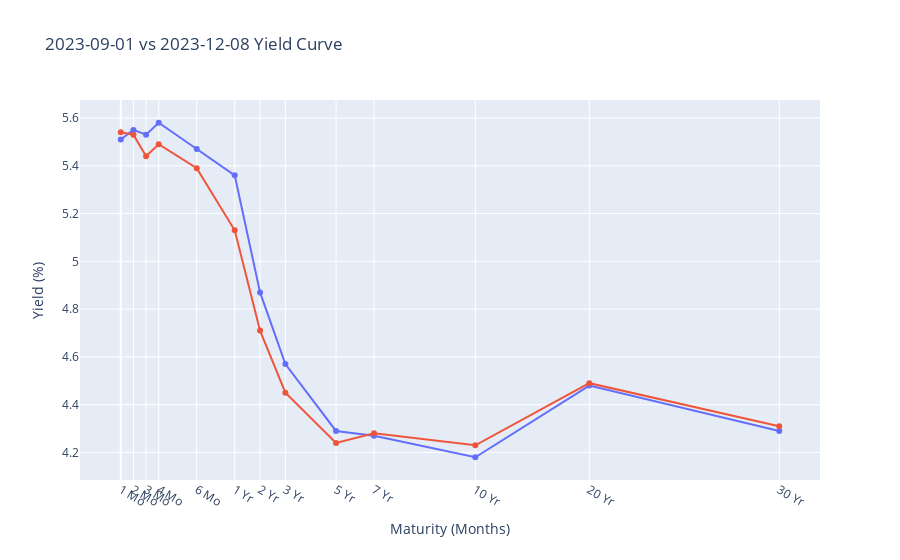
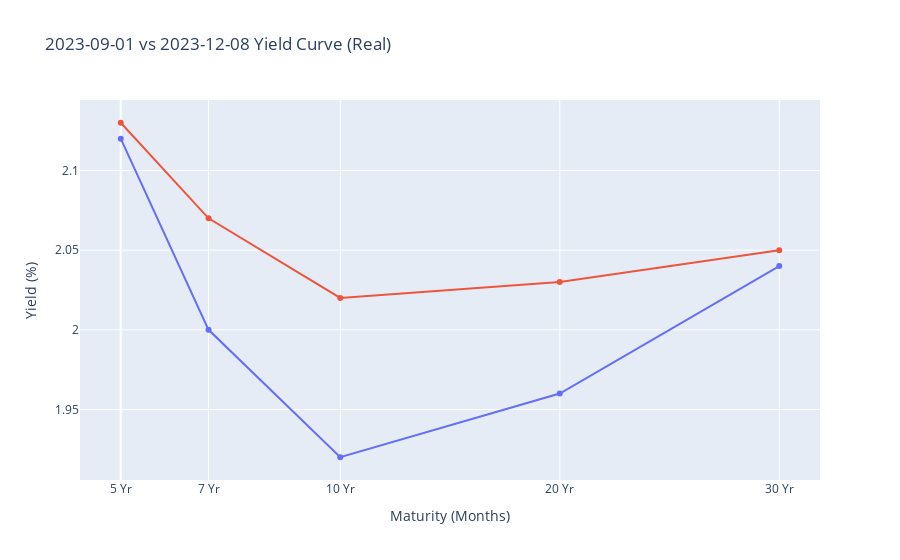
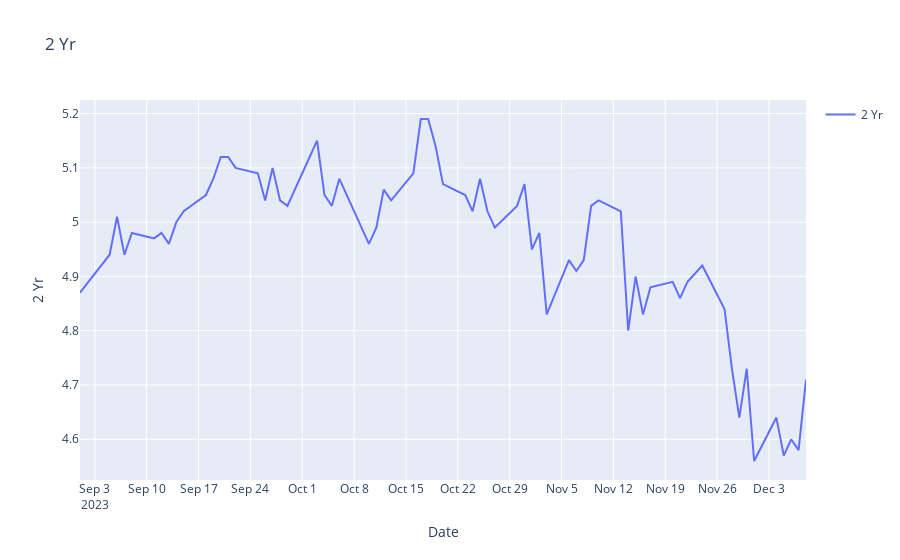
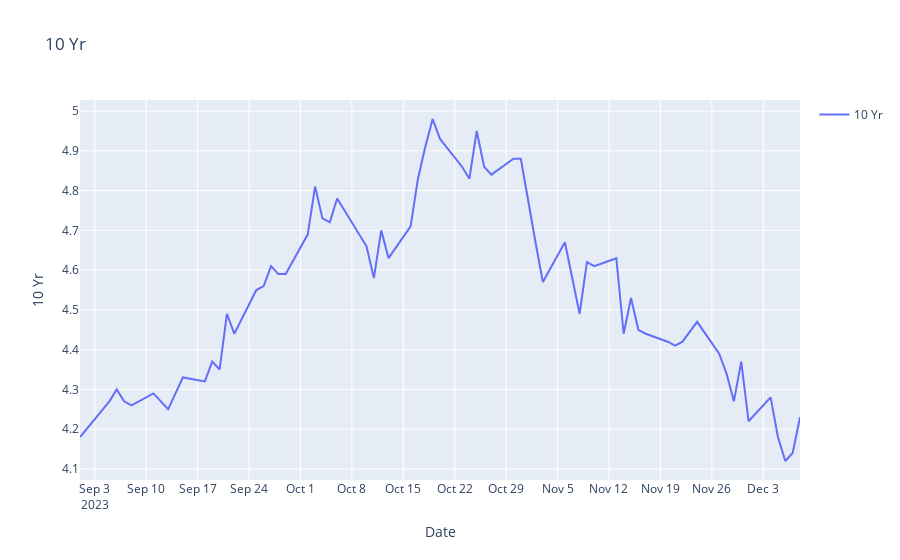

Notebook source saved alongside these figures, in order:
### Code cell
plot_yield_curve_date_range(df_yields, date_range)
plot_yield_curve_date_range(df_real_yields, date_range, real_yields=True)
plot_yields_p(df_yields, y_cols=['2 Yr'], max_ticks=24, flip=True, date_subset_range=date_range, custom_title='2 Yr')
plot_yields_p(df_yields, y_cols=['10 Yr'], max_ticks=24, flip=True, date_subset_range=date_range, custom_title='10 Yr')
plot_yields_p(df_yields, y_cols=['30 Yr'], max_ticks=24, flip=True, date_subset_range=date_range, custom_title='30 yr')
plot_yields_p(df_2s10s, y_cols=['spread'], max_ticks=20, flip=True, custom_label_x='2s10s', date_subset_range=date_range, custom_title='2s10s')
plot_yields_p(df_2s5s, y_cols=['spread'], max_ticks=20, flip=True, custom_label_x='2s5s', date_subset_range=date_range, custom_title='2s5s')
plot_yields_p(df_5s30s, y_cols=['spread'], max_ticks=20, flip=True, custom_label_x='5s30s', date_subset_range=date_range, custom_title='5s30s')
plot_yields_p(df_2s30s, y_cols=['spread'], max_ticks=20, flip=True, custom_label_x='2s30s', date_subset_range=date_range, custom_title='2s30s')

### Figure 1 — Plotly figure (JSON) as saved in the notebook; plotly's stock layout.template omitted (floating-point values rounded to 4 significant figures)
{"data": [{"mode": "lines+markers", "name": "09/01/2023", "type": "scatter", "x": [0, 10, 20, 30, 60, 90, 110, 130, 170, 200, 280, 370, 520], "y": [5.51, 5.55, 5.53, 5.58, 5.47, 5.36, 4.87, 4.57, 4.29, 4.27, 4.18, 4.48, 4.29]}, {"mode": "lines+markers", "name": "12/08/2023", "type": "scatter", "x": [0, 10, 20, 30, 60, 90, 110, 130, 170, 200, 280, 370, 520], "y": [5.54, 5.53, 5.44, 5.49, 5.39, 5.13, 4.71, 4.45, 4.24, 4.28, 4.23, 4.49, 4.31]}], "layout": {"showlegend": false, "title": {"text": "2023-09-01 vs 2023-12-08 Yield Curve"}, "xaxis": {"ticktext": ["1 Mo", "2 Mo", "3 Mo", "4 Mo", "6 Mo", "1 Yr", "2 Yr", "3 Yr", "5 Yr", "7 Yr", "10 Yr", "20 Yr", "30 Yr"], "tickvals": [0, 10, 20, 30, 60, 90, 110, 130, 170, 200, 280, 370, 520], "title": {"text": "Maturity (Months)"}}, "yaxis": {"title": {"text": "Yield (%)"}}}}

### Figure 2 — Plotly figure (JSON) as saved in the notebook; plotly's stock layout.template omitted (floating-point values rounded to 4 significant figures)
{"data": [{"mode": "lines+markers", "name": "09/01/2023", "type": "scatter", "x": [0, 10, 25, 50, 75], "y": [2.12, 2, 1.92, 1.96, 2.04]}, {"mode": "lines+markers", "name": "12/08/2023", "type": "scatter", "x": [0, 10, 25, 50, 75], "y": [2.13, 2.07, 2.02, 2.03, 2.05]}], "layout": {"showlegend": false, "title": {"text": "2023-09-01 vs 2023-12-08 Yield Curve (Real)"}, "xaxis": {"ticktext": ["5 Yr", "7 Yr", "10 Yr", "20 Yr", "30 Yr"], "tickvals": [0, 10, 25, 50, 75], "title": {"text": "Maturity (Months)"}}, "yaxis": {"title": {"text": "Yield (%)"}}}}

### Figure 3 — Plotly figure (JSON) as saved in the notebook; plotly's stock layout.template omitted (floating-point values rounded to 4 significant figures)
{"data": [{"mode": "lines", "name": "2 Yr", "type": "scatter", "x": ["2023-09-01T00:00:00", "2023-09-05T00:00:00", "2023-09-06T00:00:00", "2023-09-07T00:00:00", "2023-09-08T00:00:00", "2023-09-11T00:00:00", "2023-09-12T00:00:00", "2023-09-13T00:00:00", "2023-09-14T00:00:00", "2023-09-15T00:00:00", "2023-09-18T00:00:00", "2023-09-19T00:00:00", "2023-09-20T00:00:00", "2023-09-21T00:00:00", "2023-09-22T00:00:00", "2023-09-25T00:00:00", "2023-09-26T00:00:00", "2023-09-27T00:00:00", "2023-09-28T00:00:00", "2023-09-29T00:00:00", "2023-10-02T00:00:00", "2023-10-03T00:00:00", "2023-10-04T00:00:00", "2023-10-05T00:00:00", "2023-10-06T00:00:00", "2023-10-10T00:00:00", "2023-10-11T00:00:00", "2023-10-12T00:00:00", "2023-10-13T00:00:00", "2023-10-16T00:00:00", "2023-10-17T00:00:00", "2023-10-18T00:00:00", "2023-10-19T00:00:00", "2023-10-20T00:00:00", "2023-10-23T00:00:00", "2023-10-24T00:00:00", "2023-10-25T00:00:00", "2023-10-26T00:00:00", "2023-10-27T00:00:00", "2023-10-30T00:00:00", "2023-10-31T00:00:00", "2023-11-01T00:00:00", "2023-11-02T00:00:00", "2023-11-03T00:00:00", "2023-11-06T00:00:00", "2023-11-07T00:00:00", "2023-11-08T00:00:00", "2023-11-09T00:00:00", "2023-11-10T00:00:00", "2023-11-13T00:00:00", "2023-11-14T00:00:00", "2023-11-15T00:00:00", "2023-11-16T00:00:00", "2023-11-17T00:00:00", "2023-11-20T00:00:00", "2023-11-21T00:00:00", "2023-11-22T00:00:00", "2023-11-24T00:00:00", "2023-11-27T00:00:00", "2023-11-28T00:00:00", "2023-11-29T00:00:00", "2023-11-30T00:00:00", "2023-12-01T00:00:00", "2023-12-04T00:00:00", "2023-12-05T00:00:00", "2023-12-06T00:00:00", "2023-12-07T00:00:00", "2023-12-08T00:00:00"], "y": [4.87, 4.94, 5.01, 4.94, 4.98, 4.97, 4.98, 4.96, 5, 5.02, 5.05, 5.08, 5.12, 5.12, 5.1, 5.09, 5.04, 5.1, 5.04, 5.03, 5.12, 5.15, 5.05, 5.03, 5.08, 4.96, 4.99, 5.06, 5.04, 5.09, 5.19, 5.19, 5.14, 5.07, 5.05, 5.02, 5.08, 5.02, 4.99, 5.03, 5.07, 4.95, 4.98, 4.83, 4.93, 4.91, 4.93, 5.03, 5.04, 5.02, 4.8, 4.9, 4.83, 4.88, 4.89, 4.86, 4.89, 4.92, 4.84, 4.73, 4.64, 4.73, 4.56, 4.64, 4.57, 4.6, 4.58, 4.71]}], "layout": {"showlegend": true, "title": {"text": "2 Yr"}, "xaxis": {"nticks": 24, "title": {"text": "Date"}}, "yaxis": {"title": {"text": "2 Yr"}}}}

### Figure 4 — Plotly figure (JSON) as saved in the notebook; plotly's stock layout.template omitted (floating-point values rounded to 4 significant figures)
{"data": [{"mode": "lines", "name": "10 Yr", "type": "scatter", "x": ["2023-09-01T00:00:00", "2023-09-05T00:00:00", "2023-09-06T00:00:00", "2023-09-07T00:00:00", "2023-09-08T00:00:00", "2023-09-11T00:00:00", "2023-09-12T00:00:00", "2023-09-13T00:00:00", "2023-09-14T00:00:00", "2023-09-15T00:00:00", "2023-09-18T00:00:00", "2023-09-19T00:00:00", "2023-09-20T00:00:00", "2023-09-21T00:00:00", "2023-09-22T00:00:00", "2023-09-25T00:00:00", "2023-09-26T00:00:00", "2023-09-27T00:00:00", "2023-09-28T00:00:00", "2023-09-29T00:00:00", "2023-10-02T00:00:00", "2023-10-03T00:00:00", "2023-10-04T00:00:00", "2023-10-05T00:00:00", "2023-10-06T00:00:00", "2023-10-10T00:00:00", "2023-10-11T00:00:00", "2023-10-12T00:00:00", "2023-10-13T00:00:00", "2023-10-16T00:00:00", "2023-10-17T00:00:00", "2023-10-18T00:00:00", "2023-10-19T00:00:00", "2023-10-20T00:00:00", "2023-10-23T00:00:00", "2023-10-24T00:00:00", "2023-10-25T00:00:00", "2023-10-26T00:00:00", "2023-10-27T00:00:00", "2023-10-30T00:00:00", "2023-10-31T00:00:00", "2023-11-01T00:00:00", "2023-11-02T00:00:00", "2023-11-03T00:00:00", "2023-11-06T00:00:00", "2023-11-07T00:00:00", "2023-11-08T00:00:00", "2023-11-09T00:00:00", "2023-11-10T00:00:00", "2023-11-13T00:00:00", "2023-11-14T00:00:00", "2023-11-15T00:00:00", "2023-11-16T00:00:00", "2023-11-17T00:00:00", "2023-11-20T00:00:00", "2023-11-21T00:00:00", "2023-11-22T00:00:00", "2023-11-24T00:00:00", "2023-11-27T00:00:00", "2023-11-28T00:00:00", "2023-11-29T00:00:00", "2023-11-30T00:00:00", "2023-12-01T00:00:00", "2023-12-04T00:00:00", "2023-12-05T00:00:00", "2023-12-06T00:00:00", "2023-12-07T00:00:00", "2023-12-08T00:00:00"], "y": [4.18, 4.27, 4.3, 4.27, 4.26, 4.29, 4.27, 4.25, 4.29, 4.33, 4.32, 4.37, 4.35, 4.49, 4.44, 4.55, 4.56, 4.61, 4.59, 4.59, 4.69, 4.81, 4.73, 4.72, 4.78, 4.66, 4.58, 4.7, 4.63, 4.71, 4.83, 4.91, 4.98, 4.93, 4.86, 4.83, 4.95, 4.86, 4.84, 4.88, 4.88, 4.77, 4.67, 4.57, 4.67, 4.58, 4.49, 4.62, 4.61, 4.63, 4.44, 4.53, 4.45, 4.44, 4.42, 4.41, 4.42, 4.47, 4.39, 4.34, 4.27, 4.37, 4.22, 4.28, 4.18, 4.12, 4.14, 4.23]}], "layout": {"showlegend": true, "title": {"text": "10 Yr"}, "xaxis": {"nticks": 24, "title": {"text": "Date"}}, "yaxis": {"title": {"text": "10 Yr"}}}}
